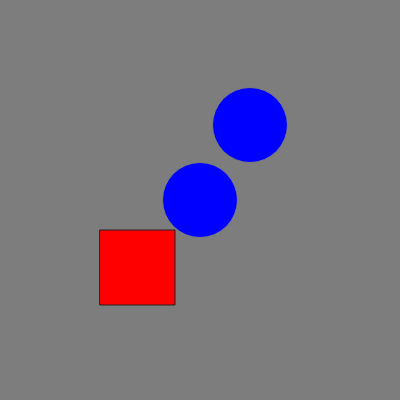
Frame 1 (no input)
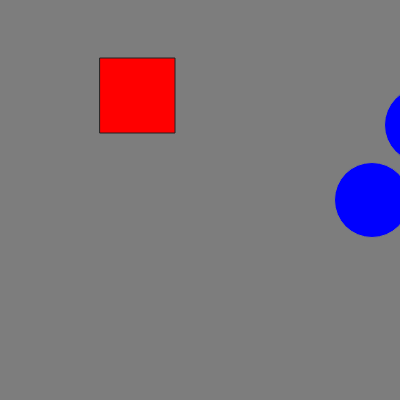
Frame 60 (no input)
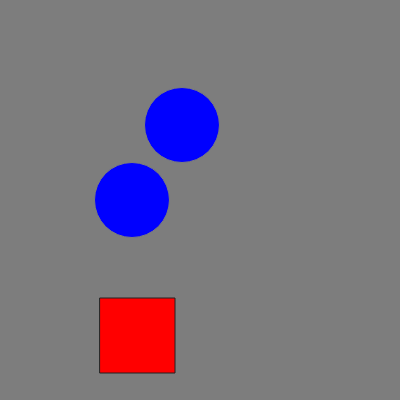
Frame 120 (the mouse pressed at the canvas centre since frame 60)

The p5.js sketch that drew these frames (run headless with seeded random() and noise() and a simulated clock; from frame 60 on, the mouse is pressed at the canvas centre):

// p5.js sketch
// ── sketch.js
/*
Created by Dawn C. Hayes March 2017. 
Modified by Mohammed Younus
*/

var circX = 200; //creates and sets circX to 200
var circY = 200; //creates and sets circY to 200
var circStroke = 125; //creates and sets circStroke to 125
var circR = 0; //creates and sets circR to 55
var circG = 0; //creates and sets circG to 135
var circB = 255; //creates and sets circB to 225
var circSize = 75; //creates and sets circSize to 75
var recX = 100; //creates and sets recX to 100
var recY = 230; //creates and sets recY to 300
var recStroke = 35; //creates and sets recStroke to 35
var recCol = ('red'); //creates and sets recCol to red
var recSize = 75; //creates and sets recSize to 75
var canvBG; //creates canvBG
canvBG = 125, 155, 255; //sets canvBG to 125, 155, 255
var speed = 4; //creates and sets speed to 2

function setup() {  //setup function
  createCanvas(400, 400); //creates canvas with the size defined in the parameter
}//setup function

function draw() { //draw function
  background(canvBG); //sets the background to the predefined canvBG variable
	stroke(circStroke); //sets the value of stroke to circStroke defined above
	fill(circR, circG, circB); //fills in the color of the ellipse to the defined red, green and blue colors
	stroke(circStroke); //sets the value of stroke to circStroke defined above
	ellipse(circX, circY, circSize, circSize); //creates circle with the location of circx, circy and the size of circSize
	ellipse(circX + 50, circY - 75, circSize, circSize); // by adding +  50 and -75, the position of the ellipse is offset against the other.
	fill(circR, circG, circB, 135); //fills in the ellipse with the defined colors in the parameters

  circX = circX + speed; //the circle moves in the x direction by an additional speed of the defined value from above
  
    stroke(recStroke);  //selects the value for stroke with the defined recStroke from above
    fill(recCol);       //fills in with the value of recCol from above
    rect(recX, recY, recSize, recSize); //creates rectangle with the X, Y coordinates defined by recX, and recY and the width and height of recSize defined from above
  
  recY = recY - speed //changes the location of the Y position of the rectangle and animates a movement of the rectangle in the y direction
  
  if((circX > width || circX < 0) || (recY > height || recY < 0 )){ //checks the condition to see if the circX is greater than the width or less than 0 as well as check to see if recY is greater than the height or less than 0
    speed = speed * -1; //if the above condition is met, then the value of the speed becomes a negative of whatever value it previous represented12
  }//if statement
  
}//draw function
